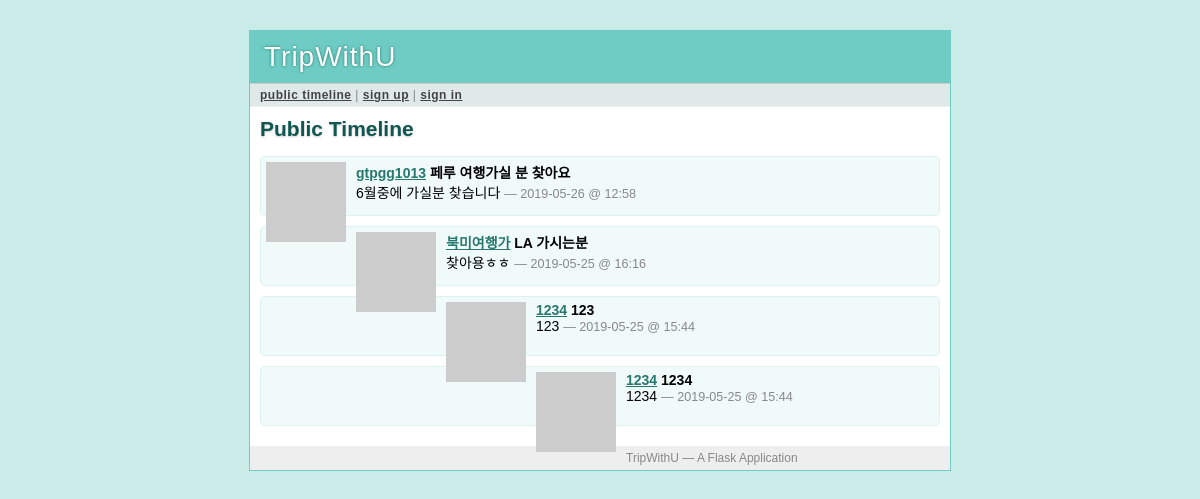
The page /public on the database as committed earlier.
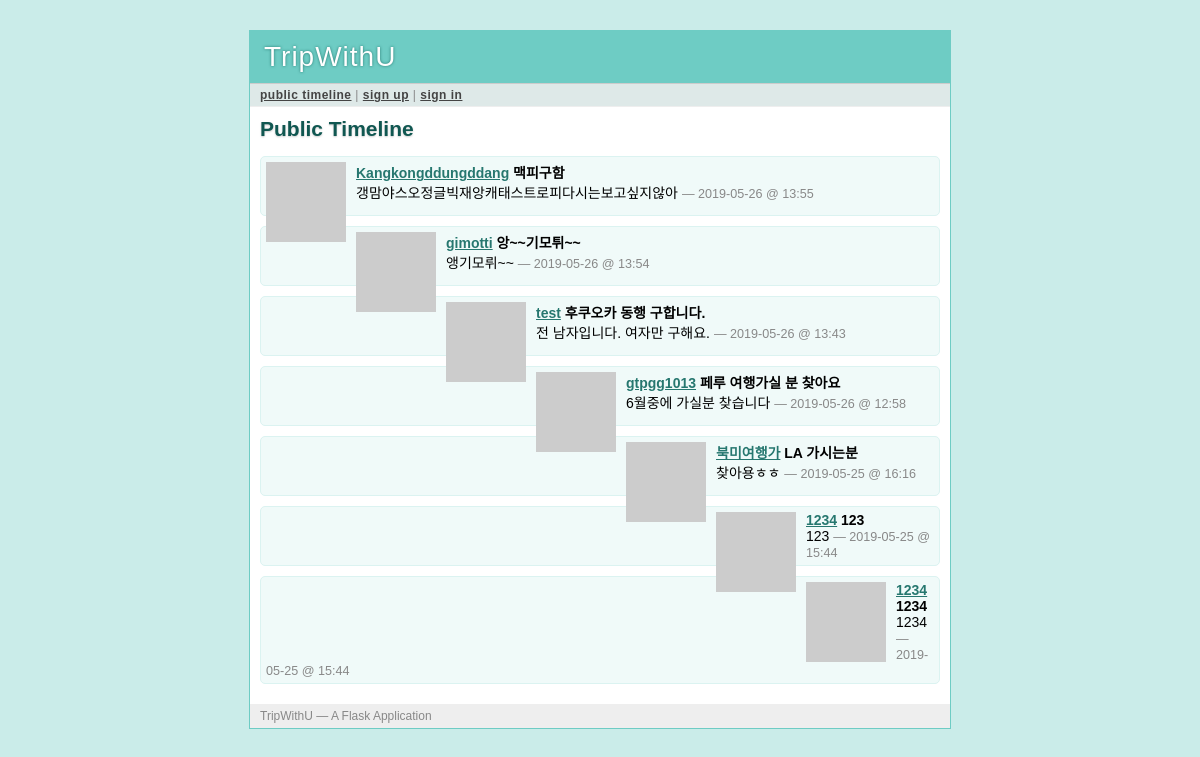
The same page on the database as committed later.
### tables this page shows
CREATE TABLE user (
    userNum integer primary key autoincrement,
    name string not null,
    email string not null,
    address string not null,
    interestedPlace1 string not null,
    interestedPlace2 string not null,
    profilepic blob,
    userID string not null,
    password string not null,
    interest string not null,
    tripstyle string not null,
    pubTime integer not null
);

CREATE TABLE posting (
    postingNum integer primary key autoincrement,
    title string not null,
    userNum integer not null,
    contents string not null,
    tripdate integer,
    destination1 integer,
    destination2 integer,
    pubTime integer not null
);

### tripex.py (the view)
@app.route('/public')
def public_timeline():
    return render_template('timeline.html', postings=query_db('''
        select posting.*, user.* from posting, user
        where posting.userNum = user.userNum
        order by posting.pubTime desc limit ?''', [PER_PAGE]))

### tripex.py (called while the page is built)
def connect_db():
    return sqlite3.connect(app.config['DATABASE'])

def query_db(query, args=(), one=False):
    cur = g.db.execute(query, args)
    rv = [dict((cur.description[idx][0], value)
            for idx, value in enumerate(row)) for row in cur.fetchall()]
    return (rv[0] if rv else None) if one else rv

def format_datetime(timestamp):
    return datetime.utcfromtimestamp(timestamp).strftime('%Y-%m-%d @ %H:%M')

def gravatar_url(email, size=80):
    return 'http://www.gravatar.com/avatar/%s?d=identicon&s=%d' % \
        (md5(email.strip().lower().encode('utf-8')).hexdigest(), size)

@app.before_request
def before_request():
    g.db = connect_db()
    g.user = None
    if 'userNum' in session:
        g.user = query_db('select * from user where userNum = ?',
                            [session['userNum']], one=True)

@app.teardown_request
def teardown_request(exception):
    if hasattr(g,'db'):
        g.db.close()

### templates/timeline.html (shortened to what this page needs)
{% extends "layout.html" %}
{% block title %}
    {% if request.endpoint == 'public_timeline' %}
        Public Timeline
    {% elif request.endpoint == 'user_timeline' %}
        {{ profile_user.userID }}'s Timeline
    {% else %}
        My Timeline
    {% endif %}
{% endblock %}
{% block body %}
    <h2>{{ self.title() }}</h2>
    <ul class=messages>
        {% for posting in postings %}
            <li><img src="{{ posting.email|gravatar(size=48) }}"><p>
                <strong><a href="{{ url_for('user_timeline', userID=posting.userID) }}">{{ posting.userID }}</a></strong>
                <strong>{{ posting.title }}</strong>
                <br>
                {{ posting.contents}}
                <small>&mdash; {{ posting.pubTime|datetimeformat }}</small>
            </p></li>
        {% else %}
            <li><em>There's no message so far.</em></li>
        {% endfor %}
    </ul>
{% endblock %}

### templates/layout.html (shortened to what this page needs)
<!DOCTYPE html>
<link rel=stylesheet type=text/css href="{{ url_for('static', filename='style.css') }}">
<div class=page>
    <h1>TripWithU</h1>
    <div class=navigation>
        {% if g.user %}
            <a href="{{ url_for('timeline') }}">my timeline </a> |
            <a href="{{ url_for('public_timeline') }}">public timeline</a> |
            <a href="{{ url_for('logout') }}">sign out [{{ g.user.userID }}]</a>
        {% else %}
            <a href="{{ url_for('public_timeline') }}">public timeline</a> |
            <a href="{{ url_for('register') }}">sign up</a> |
            <a href="{{ url_for('login') }}">sign in</a>
        {% endif %}
    </div>
    <div class=body>
        {% block body %}{% endblock %}
    </div>
    <div class=footer>
        TripWithU &mdash; A Flask Application
    </div>
</div>

### static/style.css (style rules this page uses)
a { color: #26776F; }
div.page { background: white; border: 1px solid #6ECCC4; width: 700px; margin: 30px auto; }
div.page h1 { background: #6ECCC4; margin: 0; padding: 10px 14px; color: white; letter-spacing: 1px; text-shadow: 0 0 3px #24776F; font-weight: normal; }
div.page div.navigation { background: #DEE9E8; padding: 4px 10px; border-top: 1px solid #ccc; border-bottom: 1px solid #eee; color: #888; font-size: 12px; letter-spacing: 0.5px; }
div.page div.navigation a { color: #444; font-weight: bold; }
div.page h2 { margin: 0 0 15px 0; color: #105751; text-shadow: 0 1px 2px #ccc; }
div.page div.body { padding: 10px; }
div.page div.footer { background: #eee; color: #888; padding: 5px 10px; font-size: 12px; }
div.page ul.messages { list-style: none; margin: 0; padding: 0; }
div.page ul.messages li { margin: 10px 0; padding: 5px; background: #F0FAF9; border: 1px solid #DBF3F1; -moz-border-radius: 5px; -webkit-border-radius: 5px; min-height: 48px; }
div.page ul.messages p { margin: 0; }
div.page ul.messages li img { float: left; padding: 0 10px 0 0; }
div.page ul.messages li small { font-size: 0.9em; color: #888; }

Rows that differ between the two databases and show on the page:
added user: userID "Kangkongddungddang", title "맥피구함", contents "갱맘야스오정글빅재앙캐태스트로피다시는보고싶지않아", pubTime "2019-05-26 @ 13:55"
added user: userID "gimotti", title "앙~~기모튀~~", contents "앵기모뤼~~", pubTime "2019-05-26 @ 13:54"
added user: userID "test", title "후쿠오카 동행 구합니다.", contents "전 남자입니다. 여자만 구해요.", pubTime "2019-05-26 @ 13:43"
